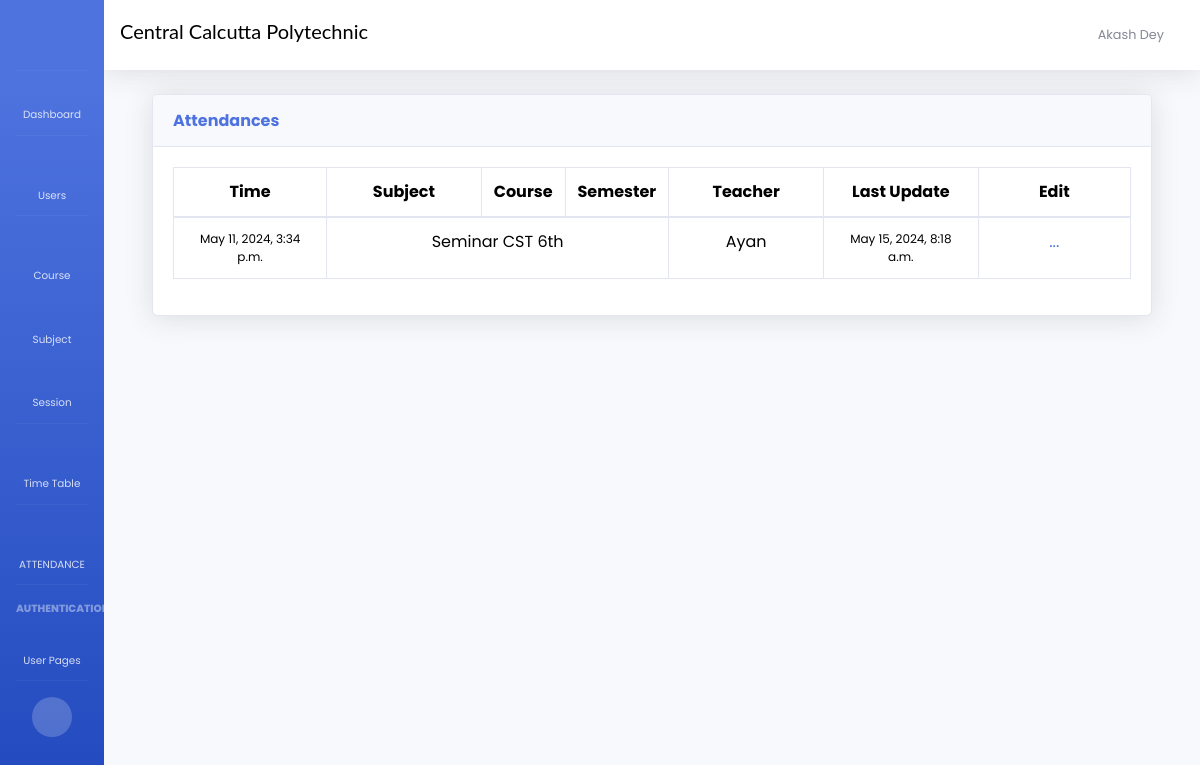
The page /show_attendance/ (signed in) on the database as committed earlier.
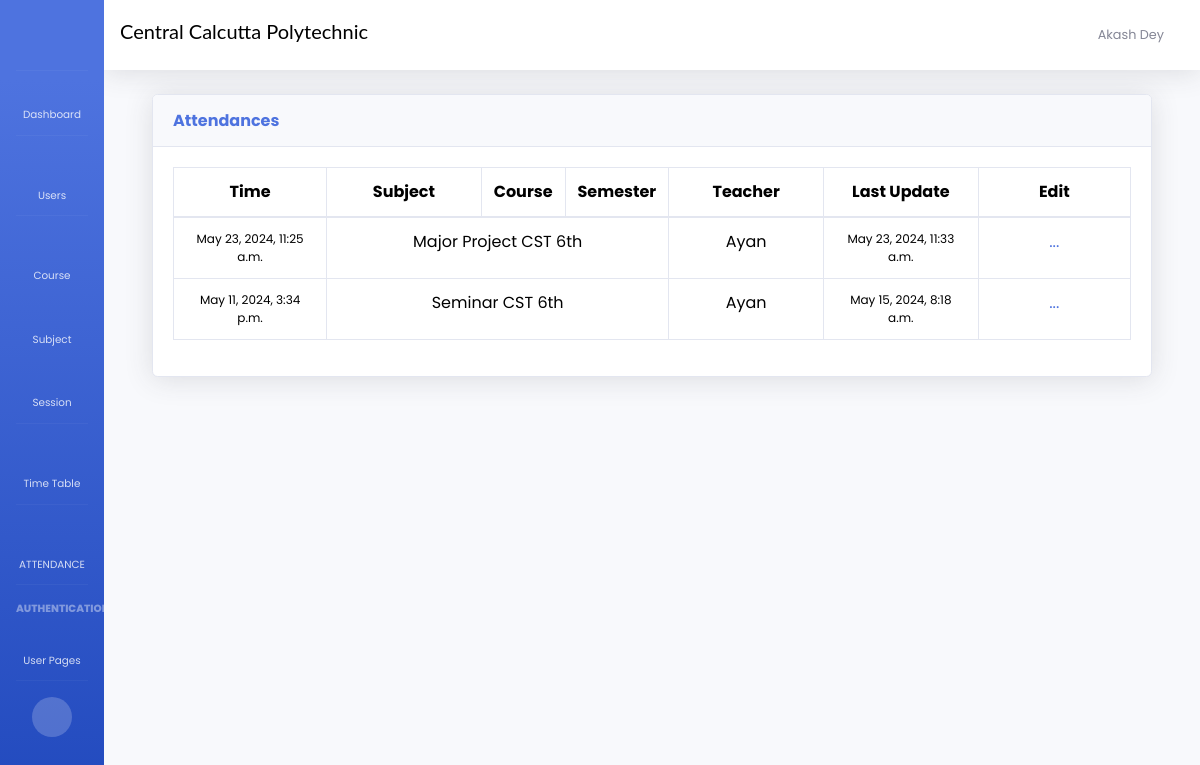
The same page on the database as committed later.
### datamodule/models.py (models this page shows, shortened)
class Attendance(models.Model):
    id=models.AutoField(primary_key=True)
    subject_id=models.ForeignKey(SubjectWithStaff,on_delete=models.DO_NOTHING)
    attendance_date=models.DateTimeField(auto_now_add=True)
    created_at=models.DateTimeField(auto_now_add=True)
    updated_at=models.DateTimeField(auto_now_add=True)
    objects = models.Manager()

class SubjectWithStaff(models.Model):
    id=models.AutoField(primary_key=True)
    subject_id=models.ForeignKey(Subject,on_delete=models.DO_NOTHING)
    session_id=models.ForeignKey(Session,on_delete=models.DO_NOTHING)
    staff_id=models.ForeignKey(Staff,on_delete=models.DO_NOTHING)
    created_at=models.DateTimeField(auto_now_add=True)
    updated_at=models.DateTimeField(auto_now_add=True)
    objects=models.Manager()

class Subject(models.Model):
    id=models.AutoField(primary_key=True)
    subject_name=models.CharField(max_length=255)
    course_id=models.ForeignKey(Courses,on_delete=models.CASCADE,default=1)
    semester_id=models.ForeignKey(Semester,on_delete=models.CASCADE,default=1)
    created_at=models.DateTimeField(auto_now_add=True)
    updated_at=models.DateTimeField(auto_now_add=True)
    objects=models.Manager()
    def __str__(self):
        return self.subject_name+" "+self.course_id.course_name+" "+self.semester_id.semester

class AttendanceReport(models.Model):
    id=models.AutoField(primary_key=True)
    student_id=models.ForeignKey(Student,on_delete=models.DO_NOTHING)
    attendance_id=models.ForeignKey(Attendance,on_delete=models.CASCADE)
    status=models.BooleanField(default=False)
    created_at=models.DateTimeField(auto_now_add=True)
    updated_at=models.DateTimeField(auto_now_add=True)
    objects=models.Manager()

### usermodule/models.py (models this page shows, shortened)
class Courses(models.Model):
    id=models.AutoField(primary_key=True)
    course_name=models.CharField(max_length=255)
    created_at=models.DateTimeField(auto_now_add=True)
    updated_at=models.DateTimeField(auto_now_add=True)
    objects=models.Manager()

class Semester(models.Model):
    SEMESTER_CHOICES = (
        ("1st", '1st Semester'),
        ("2nd", '2nd Semester'),
        ("3rd", '3rd Semester'),
        ("4th", '4th Semester'),
        ("5th", '5th Semester'),
        ("6th", '6th Semester'),
    )
    YEAR_CHOICES = (
        ("1st", '1st Year'),
        ("2nd", '2nd Year'),
        ("3rd", '3rd Year'),
    )
    semester = models.CharField(choices=SEMESTER_CHOICES, max_length=100)
    year = models.CharField(choices=SEMESTER_CHOICES, max_length=100)
    created_at=models.DateTimeField(auto_now_add=True)
    updated_at=models.DateTimeField(auto_now_add=True)
    objects = models.Manager()

class Staff(models.Model):
    def wrapper(instance, filename):
        ext = filename.split('.')[-1]
        filename = '{}.{}'.format(instance.id, ext)
        return os.path.join("Staff", filename)
    id=models.AutoField(primary_key=True)
    staff=models.OneToOneField(CustomUser,on_delete=models.CASCADE)
    name = models.CharField(max_length=50)
    email = models.EmailField(unique=True)
    photo = models.FileField(upload_to=wrapper, blank=True)
    dob = models.DateField()
    gender = models.CharField(max_length=10)
    phone = models.IntegerField()
    created_at=models.DateTimeField(auto_now_add=True)
    updated_at=models.DateTimeField(auto_now=True)
    approved = models.BooleanField(default=False)
    objects=models.Manager()
    def __str__(self):
        return self.name

### datamodule/views.py (the view)
# urls.py: path('show_attendance/', d_views.show_attendance, name="showAttendance"),
@login_required(login_url="/login")
def show_attendance(request, attendance_id=None, student=None):
    if check_approve(request):
        return redirect("waiting_student")
    user = request.user
    if int(user.user_type) == 1:
        User = HOD.objects.filter(hod=user, approved=True).first()
    elif int(user.user_type) == 2:
        User = Staff.objects.filter(staff=user, approved=True).first()
    elif int(user.user_type) == 3:
        User = Student.objects.filter(student=user, approved=True).first()
    data = {
        "user": User,
        "usertype": usertypedata[int(user.user_type)],
        "student": student
    }
    if attendance_id:
        att = Attendance.objects.get(id=attendance_id)
        data["attendance"] = AttendanceReport.objects.filter(attendance_id=att)#.order_by("student_id__reg_id")
        return render(request, 'show_attendance.html', data)
    else :
        data ["attendances"] =[ (Att, max([ A.updated_at for A in AttendanceReport.objects.filter(attendance_id=Att)])) for Att in Attendance.objects.all().order_by("-attendance_date")]
        data ["show"] =  True
    return render(request, 'show_attendance.html', data)

### datamodule/views.py (called while the page is built)
def check_approve(request):
    user = request.user
    if int(user.user_type) == 1:
        User = HOD.objects.filter(hod=user).first()
    elif int(user.user_type) == 2:
        User = Staff.objects.filter(staff=user).first()
    elif int(user.user_type) == 3:
        User = Student.objects.filter(student=user).first()
    return User.approved==False

### templates/show_attendance.html (shortened to what this page needs)
{% extends 'base/base1.html' %}
{% load static %}
{% block main %}
<div class="container">
    {%  if show %}
    <div class="card shadow mb-4">
        <div class="card-header py-3">
            <h6 class="m-0 font-weight-bold text-primary">Attendances</h6>
        </div>
        <div class="card-body">
            <div class="table-responsive">
                <table class="table table-bordered" id="dataTable" width="100%" cellspacing="0">
                    <thead>
                        <tr>
                        <th class="col-2 text-center">Time</th>
                        <th class="text-center col-2">Subject</th>
                        <th class="text-center col-1">Course</th>
                        <th class="text-center col-1">Semester</th>
                        <th class="text-center col-2">Teacher</th>
                        <th class="text-center col-2">Last Update</th>
                        <th class="col-2 text-center">Edit</th>
                        </tr>
                      </thead>
                    <tbody>
                      {% if attendances %}
                      {% for A in attendances %}
                      <tr>
                          <td class="text-center" style="font-size: 12px;">{{A.0.attendance_date}}</td>
                          <td class="text-center" colspan="3">{{A.0.subject_id.subject_id}}</td>
                          <td class="text-center">{{A.0.subject_id.staff_id}}</td>
                          <td class="text-center" style="font-size: 12px;">{{A.1}}</td>
                          <td class="text-center"><a href="{% url 'show_attendance' attendance_id=A.0.id %}">...</a></td>
                      </tr>
                      {% endfor %}
                      {% endif %}
                     </tbody>
                </table>
              </div>
          </div>
      </div>
    {% endif %}
</div>
{% endblock main %}

Rows that differ between the two databases and show on the page:
added Attendance: attendance_date "May 23, 2024, 11:25 a.m.", subject_id.semester "Major Project CST 6th", subject_id.name "Ayan", updated_at "May 23, 2024, 11:33 a.m."
